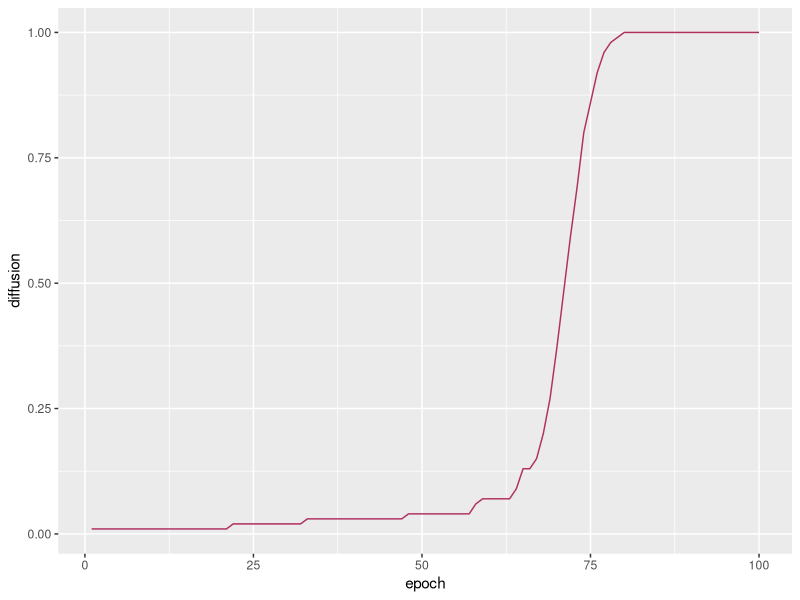

R code for this plot:
#
# Simulation of an artificial world
#

#
# Packages ----
#
library(tidyverse)

#
# 1. Setup world ----
#

# Initialize global variables
world_width <- 50
world_height <- 50
world_epochs <- 100
world_agents <- 100


# Create tibble and place agent into world
agents <- tibble(    
  no  = c(1:world_agents),    
  x   = sample(world_width, world_agents ,replace=T),
  y   = sample(world_height, world_agents, replace=T),
  dir = sample(360, world_agents,replace=T) - 1,
  state = FALSE
)

# Set state of first agent to true
agents$state[1] <-  TRUE

# Create tibble for history
history <- data.frame()


#
# 2. Functions for the actions in each epoch ----
#

# Move agent
agentsMove <- function(agents) {
  
  # Rotate between -25 and +25 degrees
  rotate <- sample(c(-25:25),world_agents,replace=T)
  
  agents$dir <- agents$dir + rotate
  agents$dir <- agents$dir %% 360
  
  # Move horizontally
  dir_x = round(sin((agents$dir * pi) / 180))
  agents$x <- agents$x - dir_x
  agents$x <- (agents$x - 1) %% world_width + 1
  
  # Move vertically
  dir_y = round(cos((agents$dir * pi) / 180))
  agents$y <- agents$y + dir_y
  agents$y <- (agents$y - 1) %% world_height + 1
  
  return (agents)
}

# Let agents chat
agentsChat <- function(agents) {
  
  informants <- agents[agents$state == TRUE,]
  
  agents$state = 
    (agents$x %in% informants$x) & 
    (agents$y %in% informants$y)
  
  return (agents)
}


#
# Start simulation: Iterate over epochs ---
#

history <- data.frame()

for (epoch in c(1:world_epochs)) {
  
  print(epoch)  
  
  # Aktionen ausführen
  agents <- agentsMove(agents)
  agents <- agentsChat(agents)
  
  
  # Protokollieren
  agents$epoch <- epoch
  history <- rbind(history, agents)
  
}


#
# Analyze results ---- 
#

# Diffusion per epoch
trace <- history %>% 
  group_by(epoch) %>% 
  summarise(diffusion = mean(state)) %>% 
  ungroup()

# Trace plot with diffusion 
trace %>% 
  ggplot(aes(epoch, diffusion)) +
  geom_line(color="maroon")



